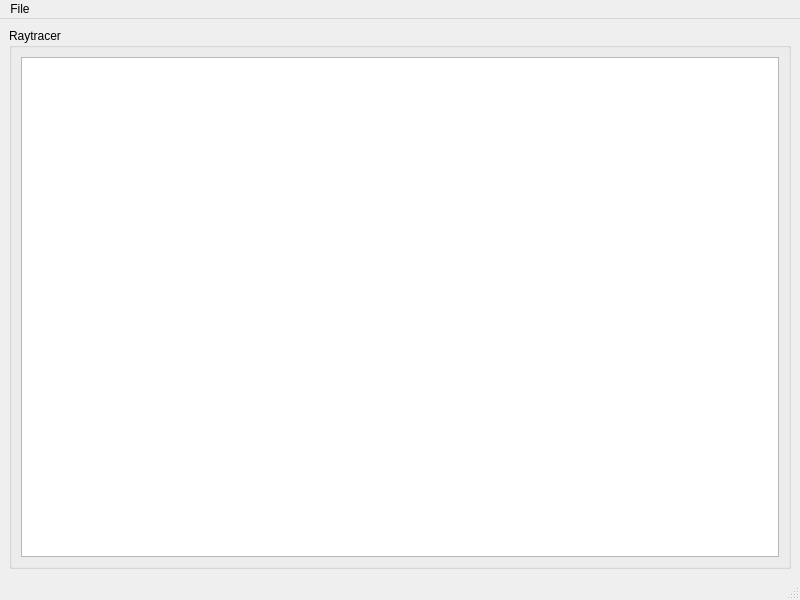
<?xml version="1.0" encoding="UTF-8"?>
<ui version="4.0">
 <class>RenderWindow</class>
 <widget class="QMainWindow" name="RenderWindow">
  <property name="geometry">
   <rect>
    <x>0</x>
    <y>0</y>
    <width>800</width>
    <height>600</height>
   </rect>
  </property>
  <property name="windowTitle">
   <string>MainWindow</string>
  </property>
  <widget class="QWidget" name="centralwidget">
   <layout class="QVBoxLayout" name="verticalLayout">
    <item>
     <widget class="QGroupBox" name="groupBox">
      <property name="title">
       <string>Raytracer</string>
      </property>
      <layout class="QVBoxLayout" name="verticalLayout_2">
       <item>
        <widget class="QGraphicsView" name="Renderview">
         <property name="verticalScrollBarPolicy">
          <enum>Qt::ScrollBarAlwaysOff</enum>
         </property>
         <property name="horizontalScrollBarPolicy">
          <enum>Qt::ScrollBarAlwaysOff</enum>
         </property>
        </widget>
       </item>
      </layout>
     </widget>
    </item>
   </layout>
  </widget>
  <widget class="QMenuBar" name="menubar">
   <property name="geometry">
    <rect>
     <x>0</x>
     <y>0</y>
     <width>800</width>
     <height>21</height>
    </rect>
   </property>
   <widget class="QMenu" name="menuFile">
    <property name="title">
     <string>File</string>
    </property>
    <addaction name="actionRender"/>
    <addaction name="separator"/>
    <addaction name="actionAbout"/>
    <addaction name="separator"/>
    <addaction name="actionExit"/>
   </widget>
   <addaction name="menuFile"/>
  </widget>
  <widget class="QStatusBar" name="statusbar"/>
  <action name="actionExit">
   <property name="text">
    <string>Exit</string>
   </property>
  </action>
  <action name="actionRender">
   <property name="text">
    <string>Render</string>
   </property>
  </action>
  <action name="actionAbout">
   <property name="text">
    <string>About</string>
   </property>
  </action>
 </widget>
 <resources/>
 <connections/>
</ui>
